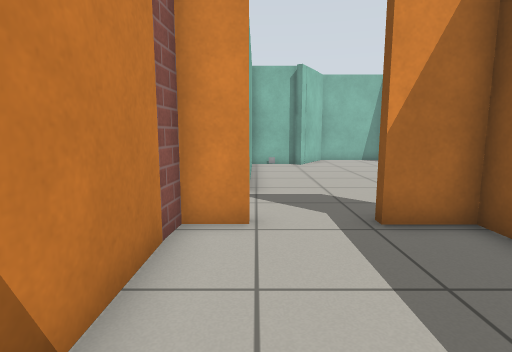
[1] (above)

15 first-person views from a walk through a world built for the Gazebo simulator. The camera is 0.81 m above the floor, tilts 8° down and sees 80° across. The floor is counted in squares, 0.5 m on a side. Each view is taken from the middle of a square. On the plan, view 1 faces up. The plan holds only what a view shows up to about 15 squares ahead; the rest is blank. Simple patterns stand in for the simulator's built-in surfaces.

[2]
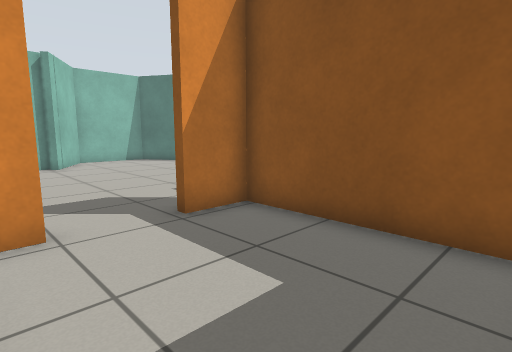

[3]
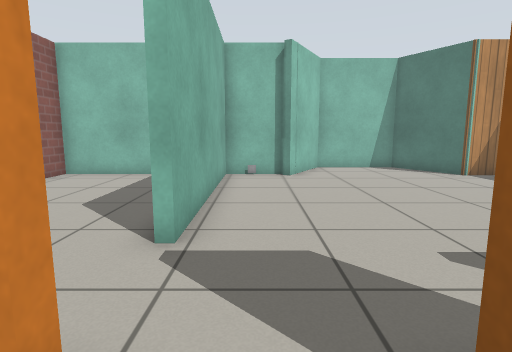

[4]
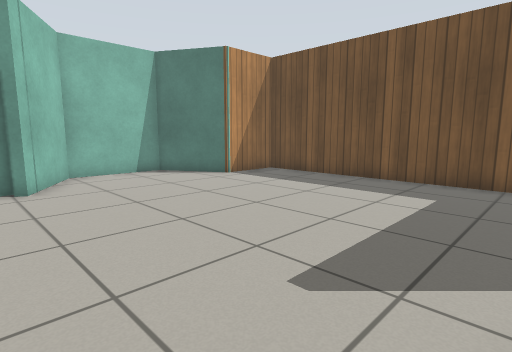

[5]
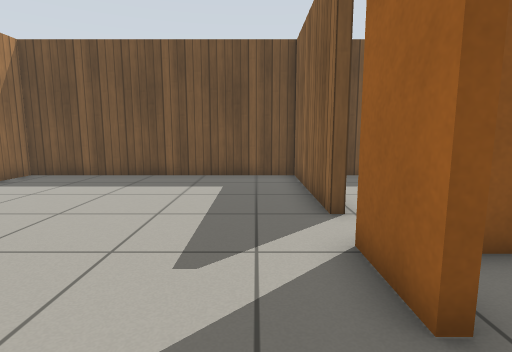

[6]
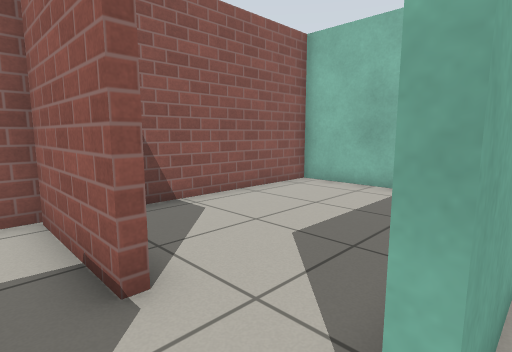

[7]
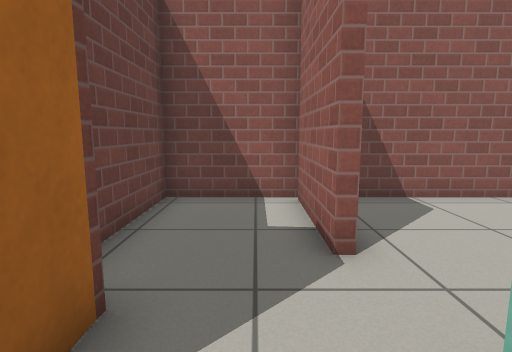

[8]
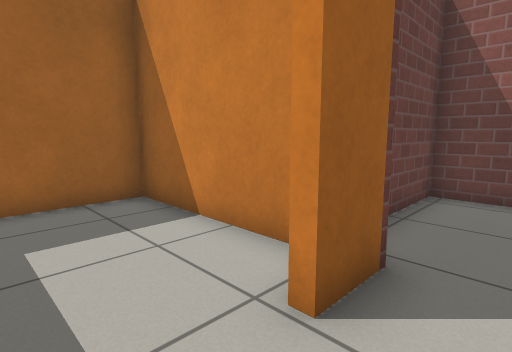

[9]
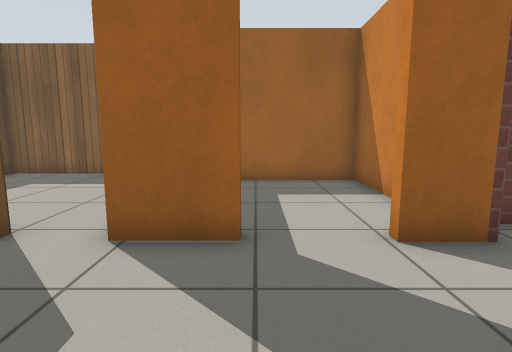

[10]
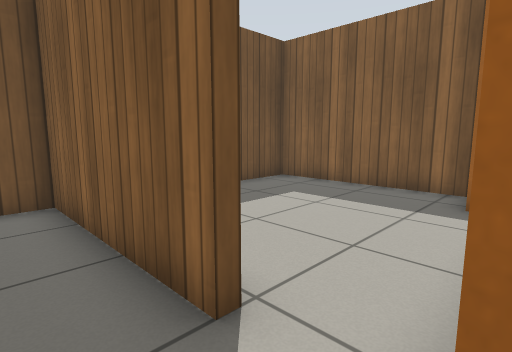

[11]
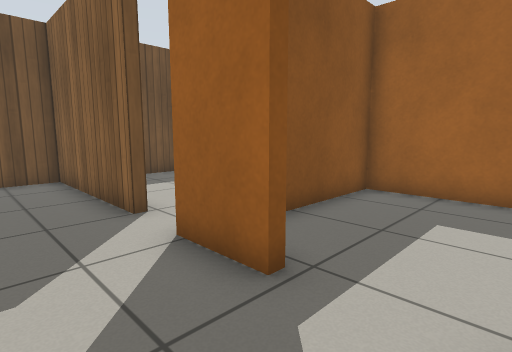

[12]
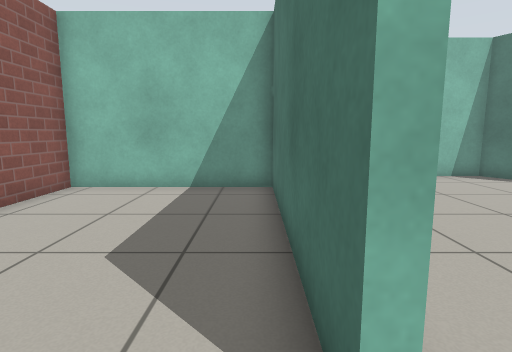

[13]
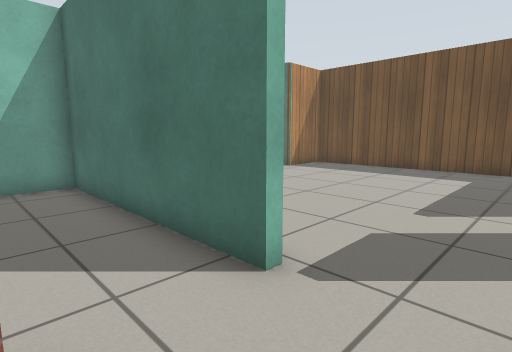

[14]
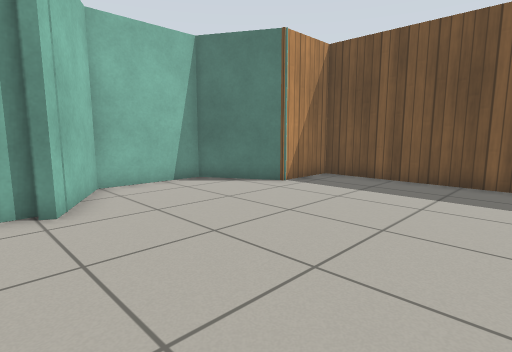

[15]
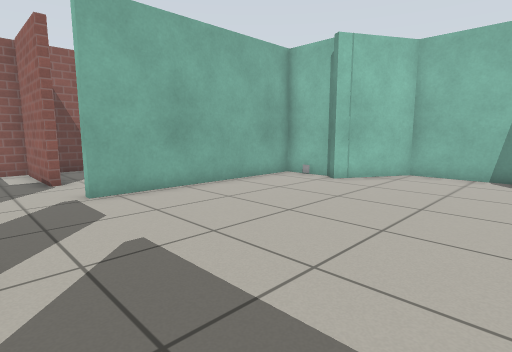

### Floor plan
Points are (right, up) in squares from view 1. A wall is a line through its corners. A room is listed if a view was taken in it or the views show most of it. See-through windows are left out.
Room 1 (views 1, 2, 3)
walls: (0, 5.3) (-1.4, 5.3) (-1.4, -0.5) (3.9, -0.5) (3.9, 5.3) (2.1, 5.3)
ways out: opening at (0.5, 6) to room 2
Room 2 (views 4, 5, 6, 11, 12)
walls: (-0.2, 8.3) (-0.5, 8.3) (-0.5, 16.1) (-6.6, 16.1) (-6.6, 7.9); (-1.8, 5.6) (0, 5.6)
ways out: opening at (0.5, 6) to room 1; opening at (0, 7.5) to room 3; opening at (-2, 7) to room 4
Room 3 (views 7, 8, 9, 10, 14, 15)
walls: (6, 5.1) (6, 5.6) (11.7, 5.6) (11.7, 15.7) (9.1, 15.7) (7.5, 18.5) (3.9, 18.5) (2.3, 15.6) (1.9, 15.9); (2.1, 16.1) (-0.2, 16.1) (-0.2, 8.3); (2.1, 5.6) (4.2, 5.6)
ways out: opening at (0, 7.5) to room 2; opening at (5, 5) to room 5
Room 4 (view 13)
walls: (-6.6, 7.9) (-6.6, 4.7) (-2.3, 4.7); (-2.9, 8) (-6.5, 8)
ways out: opening at (-2, 7) to room 2
Room 5 (no view inside)
walls: (5.5, -2.2) (11.7, -2.2) (11.7, 3.5)
ways out: opening at (5, 5) to room 3

Where each view was taken, in squares from view 1:
view 1: 0 up, 0 right, facing up
view 2: 0 up, 1 left, facing up-right
view 3: 4 up, 1 right, facing up
view 4: 6 up, 1 right, facing up-right
view 5: 7 up, 0 right, facing right
view 6: 7 up, 0 right, facing up-left
view 7: 7 up, 1 right, facing left
view 8: 7 up, 2 right, facing down-left
view 9: 10 up, 2 right, facing down
view 10: 7 up, 4 right, facing down-right
view 11: 8 up, 0 right, facing down-right
view 12: 7 up, 1 left, facing up
view 13: 6 up, 3 left, facing up-right
view 14: 9 up, 1 right, facing up-right
view 15: 6 up, 8 right, facing up-left
